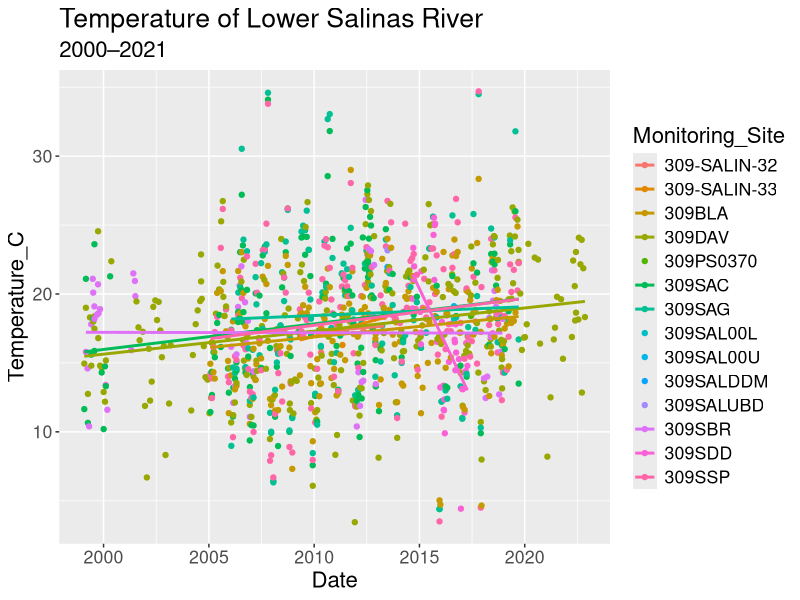

Recreate this plot in R.
library(tidyverse)

data_import <- read.csv("./data.csv") 
data <- within(data_import, Date <- as.Date(Date))
names(data) <- c("Monitoring_Site", "Date", "Temperature_C")
criteria <- 21 # C°

# Make LOEs table
loes_total <- as.data.frame(table(data$Monitoring_Site))
names(loes_total) <-  c("Monitoring_Site", "Total")
loes_exceedances <- aggregate(Temperature_C ~ Monitoring_Site, 
                              data = data, 
                              FUN = \(x) sum(x >= criteria))
names(loes_exceedances) <- c("Monitoring_Site", "Exceedances")
loes <- merge(loes_exceedances, loes_total)
# write.csv(loes, "loes.csv")

# Make trends analysis graph
graph <- 
    ggplot(data, aes(x = Date, 
                     y = Temperature_C, 
                     color = Monitoring_Site)) +
    geom_point() +
    geom_smooth(method = "glm", se = FALSE) +
    ggtitle("Temperature of Lower Salinas River", 
            subtitle = "2000–2021") +
    theme(text = element_text(size = 16))
# png("graph.png", width = 640)
# graph
# dev.off()
